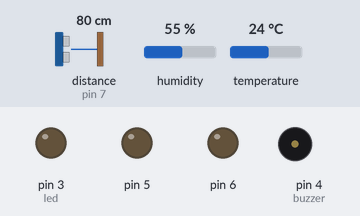
Recording of a sketch running on a simulated Arduino Uno, built with avr-gcc and run on an emulated ATmega328P. Parts: output pins drawn as LEDs (lit = HIGH), buzzer (waves = sounding, pin HIGH). Dashed ring = blinking. The inputs (shaded band) are chosen by the test bench; at power-on: temperature 24 °C, distance to the obstacle (sensor on pin 7) 80 cm, humidity 55 %. The echo pulse lasts 58.3 µs per cm; pins used as bus, display or sensor lines are not drawn.

Above: at 1.2 s.
1.3 s: temperature set to 26 °C
2.8 s: temperature set to 29 °C
At 4.0 s:
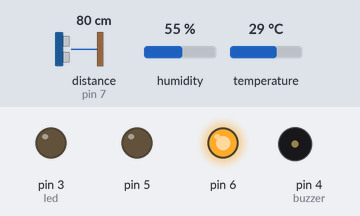
4.5 s: temperature set to 31 °C
At 5.1 s:
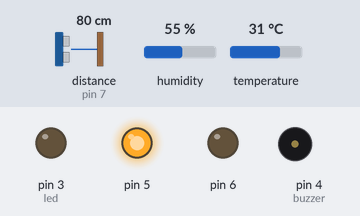
6.2 s: temperature set to 33 °C
At 7.9 s:
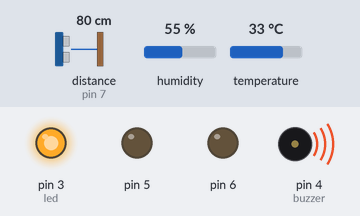
9.2 s: temperature set to 28 °C
At 12.4 s:
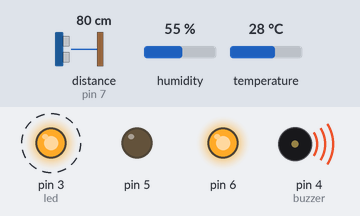
Timing chart, 0 to 13.2 s (numbered marks = the images above; inputs shaded):
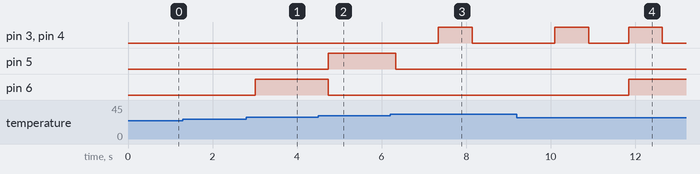

Measured:
- the behaviour switches between 27 and 28 °C on temperature (found by bisection; images 0 and 1)
- the behaviour switches between 29 and 30 °C on temperature (found by bisection; images 1 and 2)
- the behaviour switches between 31 and 32 °C on temperature (found by bisection; images 2 and 3)
- after the input at 2.8 s, pin 6: LOW → HIGH after 0.21 s
- after the input at 4.5 s, pin 5: LOW → HIGH after 0.23 s; pin 6: HIGH → LOW after 0.23 s
- after the input at 6.2 s, pin 3 (led), pin 4 (buzzer): LOW → HIGH after 1.1 s, → LOW 0.80 s later; pin 5: HIGH → LOW after 0.14 s
- after the input at 9.2 s, pin 6: LOW → HIGH after 2.6 s

The sketch:

proyect.ino
```cpp
#include <DHT.h>
#include <Ping.h>

byte pinS = 12;
#define DHTPIN 12
#define DHTTYPE DHT11
DHT dht(DHTPIN, DHTTYPE);
const int sonicTrig = 2;
const int sonicEcho = 7;
const int buzzer = 4;
const int led = 3;
int distancia;
int pausa;

void setup()
{
  pinMode(5, OUTPUT);
  pinMode(6, OUTPUT);
  pinMode(sonicTrig, OUTPUT);
  pinMode(sonicEcho, INPUT);
  pinMode(buzzer, OUTPUT);
  pinMode(led, OUTPUT);
}

void loop()
{
  float t = dht.readTemperature();
  int val = dht.read(t);
  if (t >= 28 && t <=29)
  {
    digitalWrite(6, HIGH);
  }
  else
  digitalWrite(6, LOW);
  if (t >= 30 && t <= 31)
  {
    digitalWrite(5, HIGH);
  }
  else
  digitalWrite(5, LOW);
  if (t >= 32 && t <= 33)
  {
  delay(1000);
  long duracion, distancia;
  digitalWrite(sonicTrig, LOW);
  delayMicroseconds(2);
  digitalWrite(sonicTrig, HIGH);
  delayMicroseconds(10);
  digitalWrite(sonicTrig, LOW);
  duracion = pulseIn(sonicEcho, HIGH);
  distancia = (duracion/2)/29.1;
  pausa = distancia * 10;
  }
  if (distancia < 30)
  {
    digitalWrite(led, HIGH);
    digitalWrite(buzzer, HIGH);
    delay(pausa);
    digitalWrite(led, LOW);
    digitalWrite(buzzer, LOW);
    delay(pausa);
  }
  else
  {
  digitalWrite(led, HIGH);
  noTone(led);
  }
  delay(100);
}
```
